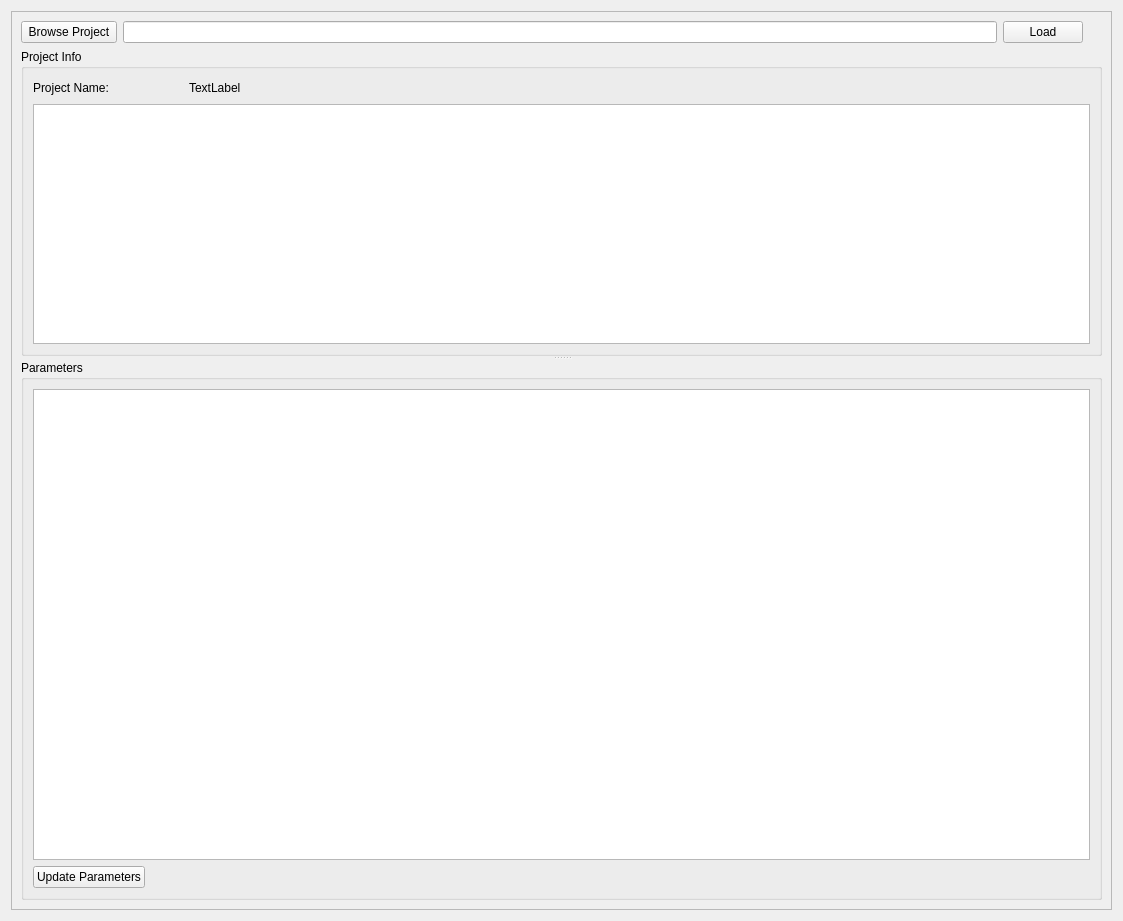
              <widget class="QWidget" name="scrollAreaWidgetContents_7">
               <property name="geometry">
                <rect>
                 <x>0</x>
                 <y>0</y>
                 <width>1123</width>
                 <height>921</height>
                </rect>
               </property>
               <layout class="QGridLayout" name="gridLayout_106">
                <item row="0" column="0">
                 <widget class="QFrame" name="frame_40">
                  <property name="frameShape">
                   <enum>QFrame::StyledPanel</enum>
                  </property>
                  <property name="frameShadow">
                   <enum>QFrame::Raised</enum>
                  </property>
                  <layout class="QGridLayout" name="gridLayout_3">
                   <item row="0" column="0">
                    <layout class="QHBoxLayout" name="horizontalLayout">
                     <item>
                      <widget class="QToolButton" name="Br_Project_btm">
                       <property name="sizePolicy">
                        <sizepolicy hsizetype="Preferred" vsizetype="Preferred">
                         <horstretch>0</horstretch>
                         <verstretch>0</verstretch>
                        </sizepolicy>
                       </property>
                       <property name="text">
                        <string>Browse Project</string>
                       </property>
                      </widget>
                     </item>
                     <item>
                      <widget class="QLineEdit" name="Project_address">
                       <property name="sizePolicy">
                        <sizepolicy hsizetype="Expanding" vsizetype="Preferred">
                         <horstretch>0</horstretch>
                         <verstretch>0</verstretch>
                        </sizepolicy>
                       </property>
                       <property name="minimumSize">
                        <size>
                         <width>0</width>
                         <height>0</height>
                        </size>
                       </property>
                      </widget>
                     </item>
                     <item>
                      <widget class="QPushButton" name="Load_Project_btm">
                       <property name="text">
                        <string>Load</string>
                       </property>
                       <property name="icon">
                        <iconset resource="PyWOLF_Resource.qrc">
                         <normaloff>:/ICONS/PySWOLF_ICONS/Load.png</normaloff>:/ICONS/PySWOLF_ICONS/Load.png</iconset>
                       </property>
                      </widget>
                     </item>
                    </layout>
                   </item>
                   <item row="0" column="1">
                    <widget class="QLabel" name="label_53">
                     <property name="text">
                      <string/>
                     </property>
                    </widget>
                   </item>
                   <item row="1" column="0" colspan="3">
                    <widget class="QSplitter" name="splitter_2">
                     <property name="orientation">
                      <enum>Qt::Vertical</enum>
                     </property>
                     <widget class="QGroupBox" name="groupBox_7">
                      <property name="title">
                       <string>Project Info</string>
                      </property>
                      <layout class="QGridLayout" name="gridLayout_75">
                       <item row="0" column="0">
                        <widget class="QLabel" name="label_54">
                         <property name="minimumSize">
                          <size>
                           <width>150</width>
                           <height>0</height>
                          </size>
                         </property>
                         <property name="text">
                          <string>Project Name:</string>
                         </property>
                        </widget>
                       </item>
                       <item row="0" column="1">
                        <widget class="QLabel" name="load_P_name">
                         <property name="minimumSize">
                          <size>
                           <width>150</width>
                           <height>0</height>
                          </size>
                         </property>
                         <property name="text">
                          <string>TextLabel</string>
                         </property>
                        </widget>
                       </item>
                       <item row="0" column="2">
                        <spacer name="horizontalSpacer_20">
                         <property name="orientation">
                          <enum>Qt::Horizontal</enum>
                         </property>
                         <property name="sizeHint" stdset="0">
                          <size>
                           <width>527</width>
                           <height>20</height>
                          </size>
                         </property>
                        </spacer>
                       </item>
                       <item row="1" column="0" colspan="3">
                        <widget class="QTableView" name="load_treatment_info">
                         <property name="minimumSize">
                          <size>
                           <width>0</width>
                           <height>200</height>
                          </size>
                         </property>
                        </widget>
                       </item>
                      </layout>
                     </widget>
                     <widget class="QGroupBox" name="groupBox_10">
                      <property name="title">
                       <string>Parameters</string>
                      </property>
                      <layout class="QGridLayout" name="gridLayout_74">
                       <item row="1" column="0">
                        <widget class="QPushButton" name="load_update_param">
                         <property name="text">
                          <string>Update Parameters</string>
                         </property>
                         <property name="icon">
                          <iconset resource="PyWOLF_Resource.qrc">
                           <normaloff>:/ICONS/PySWOLF_ICONS/Update.png</normaloff>:/ICONS/PySWOLF_ICONS/Update.png</iconset>
                         </property>
                        </widget>
                       </item>
                       <item row="0" column="0" colspan="2">
                        <widget class="QTableView" name="load_Param_table">
                         <property name="minimumSize">
                          <size>
                           <width>0</width>
                           <height>400</height>
                          </size>
                         </property>
                        </widget>
                       </item>
                       <item row="1" column="1">
                        <spacer name="horizontalSpacer_19">
                         <property name="orientation">
                          <enum>Qt::Horizontal</enum>
                         </property>
                         <property name="sizeHint" stdset="0">
                          <size>
                           <width>40</width>
                           <height>20</height>
                          </size>
                         </property>
                        </spacer>
                       </item>
                      </layout>
                     </widget>
                    </widget>
                   </item>
                  </layout>
                 </widget>
                </item>
               </layout>
              </widget>
